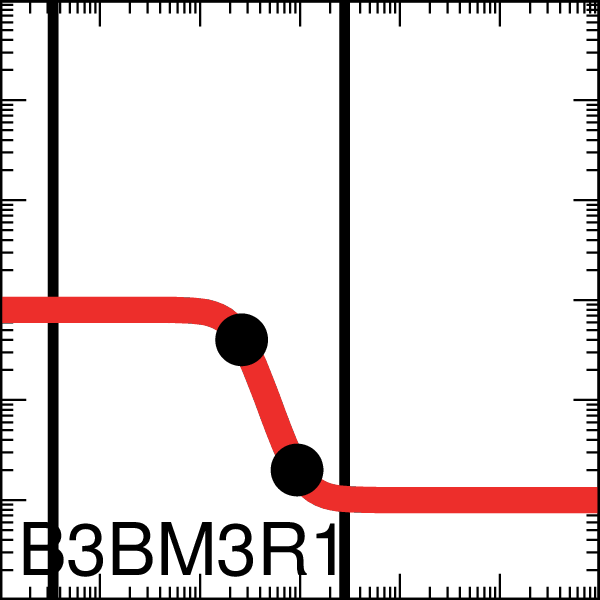

Reproduce this figure in gnuplot.

set output "SimAnnealing_1-alu_A000_xfer_model_B3_BM3R1.eps"
set terminal postscript eps enhanced color "Helvetica, 35" size 2,2
set logscale x
set logscale y
set lmargin screen 0.0
set rmargin screen 1.0
set tmargin screen 1.0
set bmargin screen 0.0
set size ratio 1.0
set border linewidth 2
set tics scale 2
set mxtics 10
set mytics 10
set key bottom left
set key samplen -1
set xrange [0.001:1000.0]
set yrange [0.001:1000.0]
set format y "10^{%L}"    
set format x "10^{%L}"    
set format x ""    
set xlabel '10101010'
set arrow from 0.0034,0.001 to 0.0034,1000.0 nohead lw 10 lt 2 lc rgb '#000000'
set arrow from 2.8,0.001 to 2.8,1000.0 nohead lw 10 lt 2 lc rgb '#000000'
ymin = 0.01
ymax = 0.8
K = 0.26
n = 3.4
set dummy x

plot ymin+(ymax-ymin)/(1.0+(x/K)**n) lw 25 lc rgb '#EE2F2B' title 'B3BM3R1',\
 "<echo '1 2'" using (0.261943294):(0.399999999937843)  with points pt 7 ps 4 lc rgb 'black' notitle,\
 "<echo '1 2'" using (0.936422328):(0.020000000006663757)  with points pt 7 ps 4 lc rgb 'black' notitle
